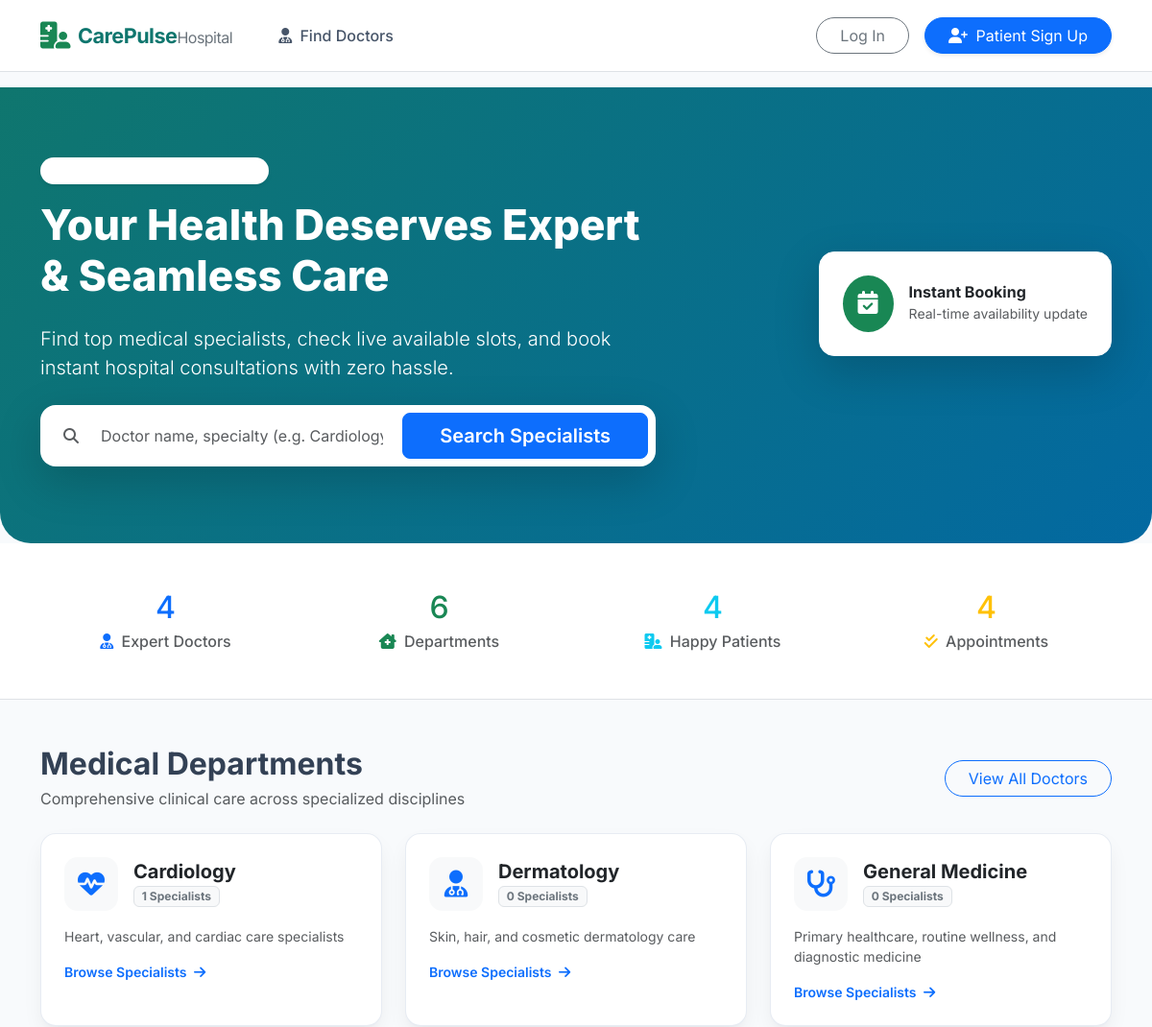
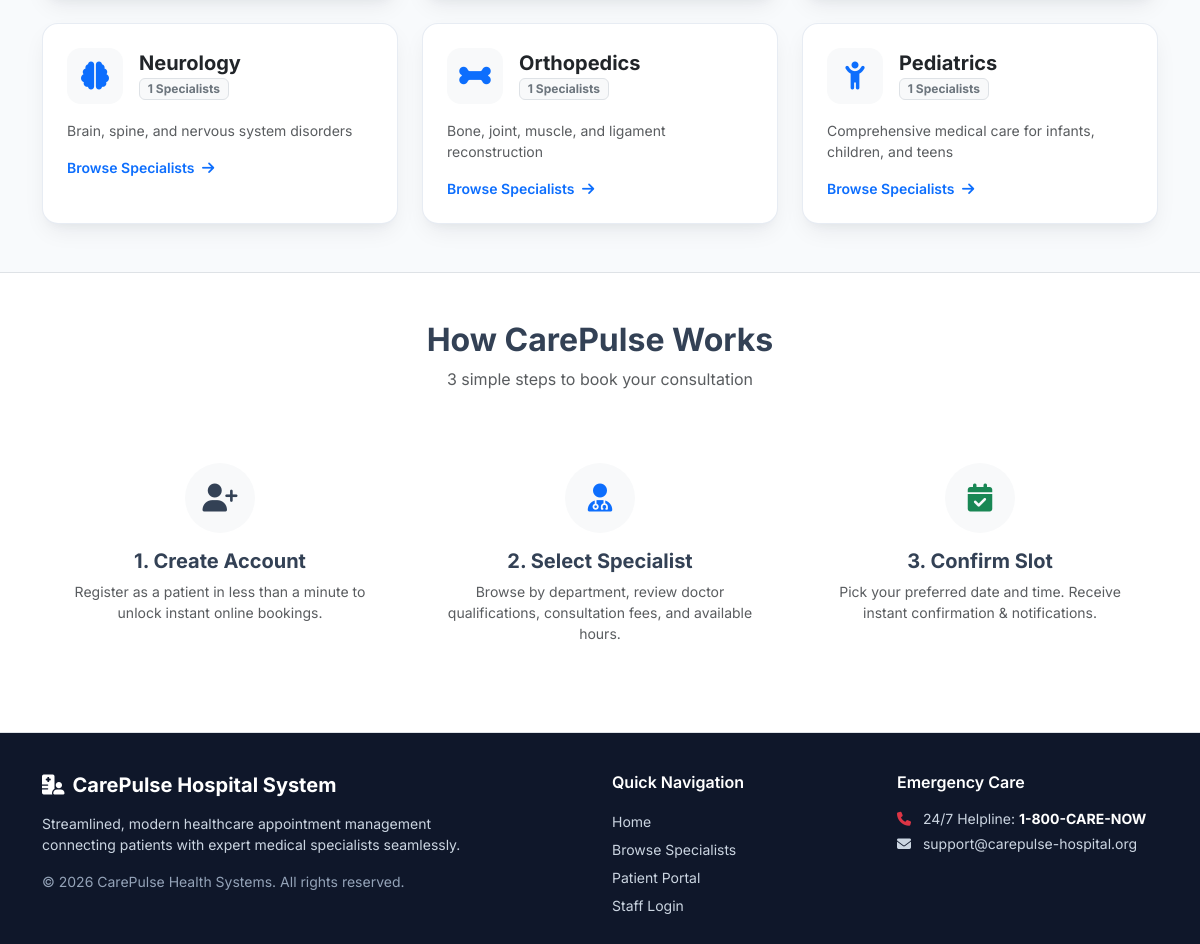
The page / on the database its author committed (2 pictures, top to bottom).
### apps/doctors/models.py (models this page shows, shortened)
class Department(models.Model):
    name = models.CharField(max_length=100, unique=True)
    description = models.TextField(blank=True, null=True)
    icon_class = models.CharField(max_length=50, default='fa-stethoscope', help_text="FontAwesome icon CSS class")

### apps/core/views.py (the view)
# urls.py: path('', views.home, name='home'),
def home(request):
    if request.user.is_authenticated:
        return redirect('core:dashboard_redirect')
    departments = Department.objects.annotate(doctor_count=Count('doctors')).all()[:6]
    doctors = DoctorProfile.objects.filter(is_active=True).select_related('user', 'department')[:4]
    stats = {
        'total_doctors': DoctorProfile.objects.filter(is_active=True).count(),
        'total_patients': PatientProfile.objects.count(),
        'total_departments': Department.objects.count(),
        'total_appointments': Appointment.objects.count(),
    }
    return render(request, 'home.html', {
        'departments': departments,
        'doctors': doctors,
        'stats': stats
    })

### templates/home.html (shortened to what this page needs)
{% extends 'base.html' %}
{% block content %}
<section class="hero-section">
    <div class="container">
        <div class="row align-items-center gy-4">
            <div class="col-lg-7">
                <span class="badge bg-white text-teal font-monospace px-3 py-2 rounded-pill fw-semibold mb-3 shadow-sm">
                </span>
                <h1 class="hero-title mb-4">Your Health Deserves Expert & Seamless Care</h1>
                <p class="lead mb-4 opacity-90">
                    Find top medical specialists, check live available slots, and book instant hospital consultations with zero hassle.
                </p>
                <div class="card border-0 shadow-lg p-2 rounded-4 text-dark bg-white">
                    <form action="{% url 'doctors:doctor_list' %}" method="GET" class="row g-2 align-items-center">
                        <div class="col-md-7">
                            <div class="input-group">
                                <span class="input-group-text bg-transparent border-0 text-muted ps-3">
                                    <i class="fa-solid fa-magnifying-glass"></i>
                                </span>
                                <input type="text" name="q" class="form-control border-0 shadow-none" placeholder="Doctor name, specialty (e.g. Cardiology)...">
                            </div>
                        </div>
                        <div class="col-md-5 d-grid">
                            <button type="submit" class="btn btn-primary btn-lg rounded-3 fw-semibold">
                                Search Specialists
                            </button>
                        </div>
                    </form>
                </div>
            </div>
            <div class="col-lg-5 text-center text-lg-end">
                <div class="position-relative d-inline-block">
                    <div class="bg-white p-4 rounded-4 text-dark shadow-lg text-start mb-3 border border-light" style="max-width: 320px; display: inline-block;">
                        <div class="d-flex align-items-center gap-3">
                            <div class="bg-success text-white p-3 rounded-circle">
                                <i class="fa-solid fa-calendar-check fs-4"></i>
                            </div>
                            <div>
                                <h6 class="mb-0 fw-bold">Instant Booking</h6>
                                <small class="text-muted">Real-time availability update</small>
                            </div>
                        </div>
                    </div>
                </div>
            </div>
        </div>
    </div>
</section>
<section class="py-5 bg-white border-bottom">
    <div class="container">
        <div class="row text-center gy-4">
            <div class="col-6 col-md-3">
                <h2 class="fw-extrabold text-primary mb-1">{{ stats.total_doctors|default:"10+" }}</h2>
                <p class="text-muted fw-medium mb-0"><i class="fa-solid fa-user-doctor text-primary me-1"></i> Expert Doctors</p>
            </div>
            <div class="col-6 col-md-3">
                <h2 class="fw-extrabold text-success mb-1">{{ stats.total_departments|default:"6" }}</h2>
                <p class="text-muted fw-medium mb-0"><i class="fa-solid fa-clinic-medical text-success me-1"></i> Departments</p>
            </div>
            <div class="col-6 col-md-3">
                <h2 class="fw-extrabold text-info mb-1">{{ stats.total_patients|default:"100+" }}</h2>
                <p class="text-muted fw-medium mb-0"><i class="fa-solid fa-hospital-user text-info me-1"></i> Happy Patients</p>
            </div>
            <div class="col-6 col-md-3">
                <h2 class="fw-extrabold text-warning mb-1">{{ stats.total_appointments|default:"250+" }}</h2>
                <p class="text-muted fw-medium mb-0"><i class="fa-solid fa-check-double text-warning me-1"></i> Appointments</p>
            </div>
        </div>
    </div>
</section>
<section class="py-5">
    <div class="container">
        <div class="d-flex align-items-center justify-content-between mb-4">
            <div>
                <h2 class="fw-bold mb-1">Medical Departments</h2>
                <p class="text-muted mb-0">Comprehensive clinical care across specialized disciplines</p>
            </div>
            <a href="{% url 'doctors:doctor_list' %}" class="btn btn-outline-primary rounded-pill px-4">View All Doctors</a>
        </div>
        <div class="row gy-4">
            {% for dept in departments %}
                <div class="col-md-6 col-lg-4">
                    <div class="card custom-card h-100 p-4 transition-all">
                        <div class="d-flex align-items-center gap-3 mb-3">
                            <div class="stat-icon-wrapper bg-light text-primary fs-3">
                                <i class="fa-solid {{ dept.icon_class|default:'fa-stethoscope' }}"></i>
                            </div>
                            <div>
                                <h5 class="fw-bold mb-0 text-dark">{{ dept.name }}</h5>
                                <span class="badge bg-light text-secondary border">{{ dept.doctor_count }} Specialists</span>
                            </div>
                        </div>
                        <p class="text-muted small mb-3">{{ dept.description|truncatewords:15 }}</p>
                        <a href="{% url 'doctors:doctor_list' %}?department={{ dept.id }}" class="text-decoration-none fw-semibold text-primary small">
                            Browse Specialists <i class="fa-solid fa-arrow-right ms-1"></i>
                        </a>
                    </div>
                </div>
            {% empty %}
                <div class="col-12 text-center py-4 text-muted">
                    No departments available currently. Run seed data script to populate.
                </div>
            {% endfor %}
        </div>
    </div>
</section>
<section class="py-5 bg-white border-top border-bottom">
    <div class="container">
        <div class="text-center mb-5">
            <h2 class="fw-bold">How CarePulse Works</h2>
            <p class="text-muted">3 simple steps to book your consultation</p>
        </div>
        <div class="row text-center gy-4">
            <div class="col-md-4">
                <div class="p-4">
                    <div class="bg-light text-teal rounded-circle d-inline-flex align-items-center justify-content-center mb-3" style="width: 70px; height: 70px; font-size: 1.75rem;">
                        <i class="fa-solid fa-user-plus"></i>
                    </div>
                    <h5 class="fw-bold">1. Create Account</h5>
                    <p class="text-muted small">Register as a patient in less than a minute to unlock instant online bookings.</p>
                </div>
            </div>
            <div class="col-md-4">
                <div class="p-4">
                    <div class="bg-light text-primary rounded-circle d-inline-flex align-items-center justify-content-center mb-3" style="width: 70px; height: 70px; font-size: 1.75rem;">
                        <i class="fa-solid fa-user-doctor"></i>
                    </div>
                    <h5 class="fw-bold">2. Select Specialist</h5>
                    <p class="text-muted small">Browse by department, review doctor qualifications, consultation fees, and available hours.</p>
                </div>
            </div>
            <div class="col-md-4">
                <div class="p-4">
                    <div class="bg-light text-success rounded-circle d-inline-flex align-items-center justify-content-center mb-3" style="width: 70px; height: 70px; font-size: 1.75rem;">
                        <i class="fa-solid fa-calendar-check"></i>
                    </div>
                    <h5 class="fw-bold">3. Confirm Slot</h5>
                    <p class="text-muted small">Pick your preferred date and time. Receive instant confirmation & notifications.</p>
                </div>
            </div>
        </div>
    </div>
</section>
{% endblock %}

### templates/base.html (shortened to what this page needs)
<!DOCTYPE html>
<html lang="en">
<head>
    <link href="https://cdn.jsdelivr.net/npm/bootstrap@5.3.0/dist/css/bootstrap.min.css" rel="stylesheet">
    <link rel="stylesheet" href="https://cdnjs.cloudflare.com/ajax/libs/font-awesome/6.4.0/css/all.min.css">
    {% load static %}
    <link rel="stylesheet" href="{% static 'css/style.css' %}">
</head>
<body>
    <nav class="navbar navbar-expand-lg navbar-light bg-white border-bottom sticky-top py-3">
        <div class="container">
            <a class="navbar-brand navbar-brand-custom d-flex align-items-center gap-2" href="{% url 'core:home' %}">
                <i class="fa-solid fa-hospital-user text-success fs-3"></i>
                <span>CarePulse<span class="text-secondary fw-normal fs-6">Hospital</span></span>
            </a>
            <div class="collapse navbar-collapse" id="navbarMain">
                <ul class="navbar-nav me-auto mb-2 mb-lg-0 ms-lg-4">
                    <li class="nav-item">
                        <a class="nav-link" href="{% url 'doctors:doctor_list' %}">
                            <i class="fa-solid fa-user-doctor me-1 text-teal"></i> Find Doctors
                        </a>
                    </li>
                </ul>
                <div class="d-flex align-items-center gap-3">
                    {% if user.is_authenticated %}
                        {% if user.is_patient %}
                            <a href="{% url 'appointments:book' %}" class="btn btn-teal btn-primary rounded-pill px-4 shadow-sm">
                                <i class="fa-solid fa-plus me-1"></i> Book Appointment
                            </a>
                        {% endif %}
                        <div class="dropdown">
                            <button class="btn btn-light rounded-pill border dropdown-toggle px-3 d-flex align-items-center gap-2" type="button" data-bs-toggle="dropdown">
                                <div class="bg-primary text-white rounded-circle d-flex align-items-center justify-content-center" style="width: 32px; height: 32px; font-weight: 600;">
                                    {{ user.username|slice:":1"|upper }}
                                </div>
                                <span class="fw-semibold text-dark">{{ user.get_display_name }}</span>
                                <span class="badge bg-secondary text-uppercase ms-1" style="font-size: 0.65rem;">{{ user.role }}</span>
                            </button>
                            <ul class="dropdown-menu dropdown-menu-end shadow border-0 mt-2">
                                <li>
                                    <a class="dropdown-item py-2" href="{% url 'accounts:profile' %}">
                                        <i class="fa-solid fa-user-gear me-2 text-secondary"></i> My Profile
                                    </a>
                                </li>
                                <li><hr class="dropdown-divider"></li>
                                <li>
                                    <a class="dropdown-item py-2 text-danger" href="{% url 'accounts:logout' %}">
                                        <i class="fa-solid fa-right-from-bracket me-2"></i> Logout
                                    </a>
                                </li>
                            </ul>
                        </div>
                    {% else %}
                        <a href="{% url 'accounts:login' %}" class="btn btn-outline-secondary rounded-pill px-4">Log In</a>
                        <a href="{% url 'accounts:register_patient' %}" class="btn btn-primary rounded-pill px-4 shadow-sm">
                            <i class="fa-solid fa-user-plus me-1"></i> Patient Sign Up
                        </a>
                    {% endif %}
                </div>
            </div>
        </div>
    </nav>
    <main class="main-content">
        {% block content %}{% endblock %}
    </main>
    <footer class="footer-custom mt-auto">
        <div class="container">
            <div class="row gy-4">
                <div class="col-md-5">
                    <h5 class="text-white fw-bold mb-3">
                        <i class="fa-solid fa-hospital-user text-teal me-2"></i>CarePulse Hospital System
                    </h5>
                    <p class="small mb-3 text-light-subtle" style="color: #cbd5e1 !important;">
                        Streamlined, modern healthcare appointment management connecting patients with expert medical specialists seamlessly.
                    </p>
                    <div class="small" style="color: #94a3b8 !important;">&copy; 2026 CarePulse Health Systems. All rights reserved.</div>
                </div>
                <div class="col-md-3 offset-md-1">
                    <h6 class="text-white fw-semibold mb-3">Quick Navigation</h6>
                    <ul class="list-unstyled small lh-lg mb-0">
                        <li><a href="{% url 'core:home' %}" class="text-decoration-none" style="color: #cbd5e1;">Home</a></li>
                        <li><a href="{% url 'doctors:doctor_list' %}" class="text-decoration-none" style="color: #cbd5e1;">Browse Specialists</a></li>
                        <li><a href="{% url 'accounts:register_patient' %}" class="text-decoration-none" style="color: #cbd5e1;">Patient Portal</a></li>
                        <li><a href="{% url 'accounts:login' %}" class="text-decoration-none" style="color: #cbd5e1;">Staff Login</a></li>
                    </ul>
                </div>
                <div class="col-md-3">
                    <h6 class="text-white fw-semibold mb-3">Emergency Care</h6>
                    <p class="small mb-1" style="color: #cbd5e1 !important;"><i class="fa-solid fa-phone me-2 text-danger"></i> 24/7 Helpline: <strong class="text-white">1-800-CARE-NOW</strong></p>
                    <p class="small mb-0" style="color: #cbd5e1 !important;"><i class="fa-solid fa-envelope me-2 text-teal"></i> support@carepulse-hospital.org</p>
                </div>
            </div>
        </div>
    </footer>
</body>
</html>

### static/css/style.css (style rules this page uses)
:root { --primary-color: #0d6efd; --teal-primary: #0f766e; --teal-accent: #14b8a6; --dark-slate: #0f172a; --light-bg: #f8fafc; --card-shadow: 0 10px 25px -5px rgba(15, 23, 42, 0.08), 0 8px 10px -6px rgba(15, 23, 42, 0.04); }
body { font-family: 'Inter', system-ui, -apple-system, BlinkMacSystemFont, 'Segoe UI', Roboto, sans-serif; background-color: var(--light-bg); color: #334155; min-height: 100vh; display: flex; flex-direction: column; }
.main-content { flex: 1; }
.navbar-brand-custom { font-weight: 700; font-size: 1.35rem; color: #0f766e !important; letter-spacing: -0.5px; }
.nav-link { font-weight: 500; color: #475569; }
.hero-section { background: linear-gradient(135deg, #0f766e 0%, #0369a1 100%); color: #ffffff; padding: 4.5rem 0 5rem 0; border-radius: 0 0 2rem 2rem; }
.hero-title { font-size: 2.75rem; font-weight: 800; line-height: 1.2; }
.stat-icon-wrapper { width: 56px; height: 56px; border-radius: 14px; display: flex; align-items: center; justify-content: center; font-size: 1.5rem; }
.custom-card { border: 1px solid rgba(226, 232, 240, 0.8); border-radius: 1rem; background: #ffffff; box-shadow: var(--card-shadow); }
.footer-custom { background-color: var(--dark-slate); color: #e2e8f0; padding: 2.5rem 0 1.5rem 0; margin-top: 4rem; }

### rows shown on the page
Department: name "Cardiology", doctor_count "1", description "Heart, vascular, and cardiac care specialists"
Department: name "Dermatology", doctor_count "0", description "Skin, hair, and cosmetic dermatology care"
Department: name "General Medicine", doctor_count "0", description "Primary healthcare, routine wellness, and diagnostic medicine"
Department: name "Neurology", doctor_count "1", description "Brain, spine, and nervous system disorders"
Department: name "Orthopedics", doctor_count "1", description "Bone, joint, muscle, and ligament reconstruction"
Department: name "Pediatrics", doctor_count "1", description "Comprehensive medical care for infants, children, and teens"

### other values the page prints
{{ stats.total_doctors|default:"10+" }} "4"
{{ stats.total_departments|default:"6" }} "6"
{{ stats.total_patients|default:"100+" }} "4"
{{ stats.total_appointments|default:"250+" }} "4"
